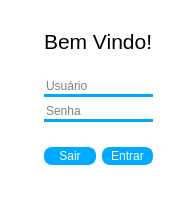
<?xml version="1.0" encoding="UTF-8"?>
<ui version="4.0">
 <class>LoginForm</class>
 <widget class="QWidget" name="LoginForm">
  <property name="geometry">
   <rect>
    <x>0</x>
    <y>0</y>
    <width>196</width>
    <height>214</height>
   </rect>
  </property>
  <property name="windowTitle">
   <string>Login</string>
  </property>
  <property name="styleSheet">
   <string notr="true">background-color: rgb(255, 255, 255);</string>
  </property>
  <layout class="QHBoxLayout" name="horizontalLayout_4">
   <item>
    <spacer name="horizontalSpacer">
     <property name="orientation">
      <enum>Qt::Horizontal</enum>
     </property>
     <property name="sizeHint" stdset="0">
      <size>
       <width>18</width>
       <height>20</height>
      </size>
     </property>
    </spacer>
   </item>
   <item>
    <layout class="QVBoxLayout" name="verticalLayout_2">
     <item>
      <spacer name="verticalSpacer">
       <property name="orientation">
        <enum>Qt::Vertical</enum>
       </property>
       <property name="sizeHint" stdset="0">
        <size>
         <width>20</width>
         <height>40</height>
        </size>
       </property>
      </spacer>
     </item>
     <item>
      <widget class="QLabel" name="label">
       <property name="font">
        <font>
         <pointsize>16</pointsize>
        </font>
       </property>
       <property name="text">
        <string>Bem Vindo!</string>
       </property>
      </widget>
     </item>
     <item>
      <spacer name="verticalSpacer_4">
       <property name="orientation">
        <enum>Qt::Vertical</enum>
       </property>
       <property name="sizeHint" stdset="0">
        <size>
         <width>20</width>
         <height>40</height>
        </size>
       </property>
      </spacer>
     </item>
     <item>
      <layout class="QVBoxLayout" name="verticalLayout">
       <item>
        <layout class="QHBoxLayout" name="horizontalLayout">
         <item>
          <widget class="QLineEdit" name="userInput">
           <property name="sizePolicy">
            <sizepolicy hsizetype="Fixed" vsizetype="Fixed">
             <horstretch>0</horstretch>
             <verstretch>0</verstretch>
            </sizepolicy>
           </property>
           <property name="maximumSize">
            <size>
             <width>120</width>
             <height>16777215</height>
            </size>
           </property>
           <property name="styleSheet">
            <string notr="true">border-color: rgb(0, 170, 255);
border-style: solid;
border-bottom-width: 3px;</string>
           </property>
           <property name="maxLength">
            <number>256</number>
           </property>
           <property name="placeholderText">
            <string>Usuário</string>
           </property>
          </widget>
         </item>
        </layout>
       </item>
       <item>
        <layout class="QHBoxLayout" name="horizontalLayout_2">
         <item>
          <widget class="QLineEdit" name="passInput">
           <property name="maximumSize">
            <size>
             <width>120</width>
             <height>16777215</height>
            </size>
           </property>
           <property name="styleSheet">
            <string notr="true">border-color: rgb(0, 170, 255);
border-style: solid;
border-bottom-width: 3px;</string>
           </property>
           <property name="maxLength">
            <number>256</number>
           </property>
           <property name="echoMode">
            <enum>QLineEdit::Password</enum>
           </property>
           <property name="placeholderText">
            <string>Senha</string>
           </property>
          </widget>
         </item>
        </layout>
       </item>
       <item>
        <spacer name="verticalSpacer_3">
         <property name="orientation">
          <enum>Qt::Vertical</enum>
         </property>
         <property name="sizeHint" stdset="0">
          <size>
           <width>20</width>
           <height>40</height>
          </size>
         </property>
        </spacer>
       </item>
       <item>
        <layout class="QHBoxLayout" name="horizontalLayout_3">
         <item>
          <widget class="QPushButton" name="exitButton">
           <property name="styleSheet">
            <string notr="true">border: 2px solid rgb(0, 170, 255);
border-radius: 8px;
background-color: rgb(0, 170, 255);
color: rgb(255, 255, 255);</string>
           </property>
           <property name="text">
            <string>Sair</string>
           </property>
          </widget>
         </item>
         <item>
          <widget class="QPushButton" name="loginButton">
           <property name="styleSheet">
            <string notr="true">QPushButton{
	border: 2px solid rgb(0, 170, 255);
	border-radius: 8px;
	background-color: rgb(0, 170, 255);
	color: rgb(255, 255, 255);
box-shadow: 0 12px 16px 0 rgba(0,0,0,0.24), 0 17px 50px 0 rgba(0,0,0,0.19);
}
QPushButton:pressed{
	background-color: rgb(0, 115, 255);
}</string>
           </property>
           <property name="text">
            <string>Entrar</string>
           </property>
          </widget>
         </item>
        </layout>
       </item>
      </layout>
     </item>
     <item>
      <widget class="QLabel" name="loginReply">
       <property name="palette">
        <palette>
         <active>
          <colorrole role="Button">
           <brush brushstyle="SolidPattern">
            <color alpha="255">
             <red>255</red>
             <green>255</green>
             <blue>255</blue>
            </color>
           </brush>
          </colorrole>
          <colorrole role="Text">
           <brush brushstyle="SolidPattern">
            <color alpha="255">
             <red>170</red>
             <green>0</green>
             <blue>0</blue>
            </color>
           </brush>
          </colorrole>
          <colorrole role="Base">
           <brush brushstyle="SolidPattern">
            <color alpha="255">
             <red>255</red>
             <green>255</green>
             <blue>255</blue>
            </color>
           </brush>
          </colorrole>
          <colorrole role="Window">
           <brush brushstyle="SolidPattern">
            <color alpha="255">
             <red>255</red>
             <green>255</green>
             <blue>255</blue>
            </color>
           </brush>
          </colorrole>
          <colorrole role="PlaceholderText">
           <brush brushstyle="SolidPattern">
            <color alpha="128">
             <red>170</red>
             <green>0</green>
             <blue>0</blue>
            </color>
           </brush>
          </colorrole>
         </active>
         <inactive>
          <colorrole role="Button">
           <brush brushstyle="SolidPattern">
            <color alpha="255">
             <red>255</red>
             <green>255</green>
             <blue>255</blue>
            </color>
           </brush>
          </colorrole>
          <colorrole role="Text">
           <brush brushstyle="SolidPattern">
            <color alpha="255">
             <red>170</red>
             <green>0</green>
             <blue>0</blue>
            </color>
           </brush>
          </colorrole>
          <colorrole role="Base">
           <brush brushstyle="SolidPattern">
            <color alpha="255">
             <red>255</red>
             <green>255</green>
             <blue>255</blue>
            </color>
           </brush>
          </colorrole>
          <colorrole role="Window">
           <brush brushstyle="SolidPattern">
            <color alpha="255">
             <red>255</red>
             <green>255</green>
             <blue>255</blue>
            </color>
           </brush>
          </colorrole>
          <colorrole role="PlaceholderText">
           <brush brushstyle="SolidPattern">
            <color alpha="128">
             <red>170</red>
             <green>0</green>
             <blue>0</blue>
            </color>
           </brush>
          </colorrole>
         </inactive>
         <disabled>
          <colorrole role="Button">
           <brush brushstyle="SolidPattern">
            <color alpha="255">
             <red>255</red>
             <green>255</green>
             <blue>255</blue>
            </color>
           </brush>
          </colorrole>
          <colorrole role="Text">
           <brush brushstyle="SolidPattern">
            <color alpha="127">
             <red>255</red>
             <green>255</green>
             <blue>255</blue>
            </color>
           </brush>
          </colorrole>
          <colorrole role="Base">
           <brush brushstyle="SolidPattern">
            <color alpha="255">
             <red>255</red>
             <green>255</green>
             <blue>255</blue>
            </color>
           </brush>
          </colorrole>
          <colorrole role="Window">
           <brush brushstyle="SolidPattern">
            <color alpha="255">
             <red>255</red>
             <green>255</green>
             <blue>255</blue>
            </color>
           </brush>
          </colorrole>
          <colorrole role="PlaceholderText">
           <brush brushstyle="SolidPattern">
            <color alpha="128">
             <red>231</red>
             <green>231</green>
             <blue>231</blue>
            </color>
           </brush>
          </colorrole>
         </disabled>
        </palette>
       </property>
       <property name="text">
        <string/>
       </property>
      </widget>
     </item>
     <item>
      <spacer name="verticalSpacer_2">
       <property name="orientation">
        <enum>Qt::Vertical</enum>
       </property>
       <property name="sizeHint" stdset="0">
        <size>
         <width>20</width>
         <height>40</height>
        </size>
       </property>
      </spacer>
     </item>
    </layout>
   </item>
   <item>
    <spacer name="horizontalSpacer_2">
     <property name="orientation">
      <enum>Qt::Horizontal</enum>
     </property>
     <property name="sizeHint" stdset="0">
      <size>
       <width>18</width>
       <height>20</height>
      </size>
     </property>
    </spacer>
   </item>
  </layout>
 </widget>
 <resources/>
 <connections/>
</ui>
